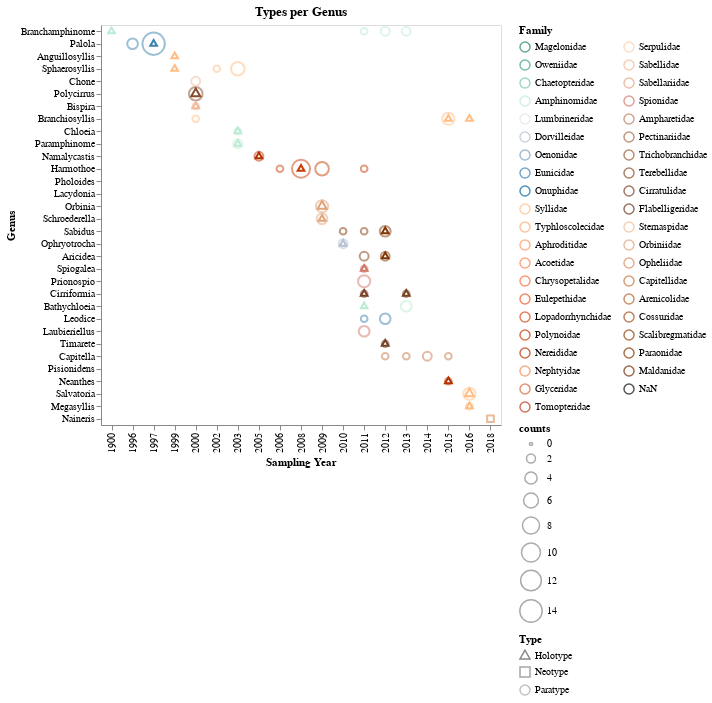

The notebook cell saved with this chart:
### Code cell
tipo = alt.Chart(temp, height=400, width= 400, title='Types per Genus').mark_point(filled=False).encode(
    x = alt.X('start_year:O', title='Sampling Year'),
    y = alt.Y('genus:N', title= 'Genus',
              sort=genus_order),
    color= alt.Color('family:N', title='Family',
                    scale= alt.Scale(domain=list(cores_familia.keys()), range=list(cores_familia.values())),
                    legend= alt.Legend(columns=2, symbolLimit=42)), 
    size= alt.Size('counts', scale=alt.Scale(range=[10,500])),
    order= alt.Order('counts', sort='descending'),  # smaller points in front
    shape= alt.Shape('type:N', title='Type', 
                    scale= alt.Scale(domain=['Holotype', 'Neotype','Paratype'],
                                     range=['triangle', 'square', 'circle'])),
    opacity= alt.Opacity('type:N', scale= alt.Scale(domain=['Holotype', 'Neotype','Paratype'],
                                                     range=[1, 0.5, 1])),
    tooltip= [alt.Tooltip('type', title='type'),
              alt.Tooltip('start_year', title='start year'),
              alt.Tooltip('counts', title='counts')]
)

# tipo.save('./graphs/tipo/tipos_por_genero-primeiro_ano.html')

tipo

### Figure 1 — Vega-Lite specification as saved in the notebook (floating-point values rounded to 4 significant figures)
{"config": {"view": {"continuousWidth": 400, "continuousHeight": 300}}, "data": {"name": "data-a469ee2deb81c530b99081ccd381f87a"}, "mark": {"type": "point", "filled": false}, "encoding": {"color": {"type": "nominal", "field": "family", "legend": {"columns": 2, "symbolLimit": 42}, "scale": {"domain": ["Magelonidae", "Oweniidae", "Chaetopteridae", "Amphinomidae", "Lumbrineridae", "Dorvilleidae", "Oenonidae", "Eunicidae", "Onuphidae", "Syllidae", "Typhloscolecidae", "Aphroditidae", "Acoetidae", "Chrysopetalidae", "Eulepethidae", "Lopadorrhynchidae", "Polynoidae", "Nereididae", "Nephtyidae", "Glyceridae", "Tomopteridae", "Serpulidae", "Sabellidae", "Sabellariidae", "Spionidae", "Ampharetidae", "Pectinariidae", "Trichobranchidae", "Terebellidae", "Cirratulidae", "Flabelligeridae", "Sternaspidae", "Orbiniidae", "Opheliidae", "Capitellidae", "Arenicolidae", "Cossuridae", "Scalibregmatidae", "Paraonidae", "Maldanidae", "NaN"], "range": ["#238762", "#3CA67F", "#77c8a5", "#bbebd3", "#e7e5df", "#b2c0d0", "#7A9FBF", "#3c81ae", "#00669a", "#ffbd84", "#ffaa74", "#ff9760", "#ff814b", "#fc6b36", "#eb5824", "#d94814", "#c83b03", "#b73000", "#f18e56", "#D96236", "#bf381b", "#fbd0ad", "#f2b999", "#e8a287", "#d27666", "#b48061", "#a66c4b", "#975b39", "#874c2c", "#774124", "#683720", "#eebd93", "#dfa47a", "#d28d60", "#c37746", "#b4622f", "#a3501d", "#92420e", "#823606", "#732c02", "#0D0D0D"]}, "title": "Family"}, "opacity": {"type": "nominal", "field": "type", "scale": {"domain": ["Holotype", "Neotype", "Paratype"], "range": [1, 0.5, 1]}}, "order": {"type": "quantitative", "field": "counts", "sort": "descending"}, "shape": {"type": "nominal", "field": "type", "scale": {"domain": ["Holotype", "Neotype", "Paratype"], "range": ["triangle", "square", "circle"]}, "title": "Type"}, "size": {"type": "quantitative", "field": "counts", "scale": {"range": [10, 500]}}, "tooltip": [{"type": "nominal", "field": "type", "title": "type"}, {"type": "quantitative", "field": "start_year", "title": "start year"}, {"type": "quantitative", "field": "counts", "title": "counts"}], "x": {"type": "ordinal", "field": "start_year", "title": "Sampling Year"}, "y": {"type": "nominal", "field": "genus", "sort": ["Branchamphinome", "Palola", "Anguillosyllis", "Sphaerosyllis", "Chone", "Polycirrus", "Bispira", "Branchiosyllis", "Chloeia", "Paramphinome", "Namalycastis", "Harmothoe", "Pholoides", "Lacydonia", "Orbinia", "Schroederella", "Sabidus", "Ophryotrocha", "Aricidea", "Spiogalea", "Prionospio", "Cirriformia", "Bathychloeia", "Leodice", "Laubieriellus", "Timarete", "Capitella", "Pisionidens", "Neanthes", "Salvatoria", "Megasyllis", "Naineris"], "title": "Genus"}}, "height": 400, "title": "Types per Genus", "width": 400, "$schema": "https://vega.github.io/schema/vega-lite/v4.8.1.json", "datasets": {"data-a469ee2deb81c530b99081ccd381f87a": [{"type": "Holotype", "start_year": 1900.0, "genus": "Branchamphinome", "family": "Amphinomidae", "counts": 1}, {"type": "Holotype", "start_year": 1997.0, "genus": "Palola", "family": "Eunicidae", "counts": 1}, {"type": "Holotype", "start_year": 1999.0, "genus": "Anguillosyllis", "family": "Syllidae", "counts": 1}, {"type": "Holotype", "start_year": 1999.0, "genus": "Sphaerosyllis", "family": "Syllidae", "counts": 1}, {"type": "Holotype", "start_year": 2000.0, "genus": "Bispira", "family": "Sabellidae", "counts": 1}, {"type": "Holotype", "start_year": 2000.0, "genus": "Polycirrus", "family": "Terebellidae", "counts": 2}, {"type": "Holotype", "start_year": 2003.0, "genus": "Chloeia", "family": "Amphinomidae", "counts": 1}, {"type": "Holotype", "start_year": 2003.0, "genus": "Paramphinome", "family": "Amphinomidae", "counts": 1}, {"type": "Holotype", "start_year": 2005.0, "genus": "Namalycastis", "family": "Nereididae", "counts": 1}, {"type": "Holotype", "start_year": 2008.0, "genus": "Harmothoe", "family": "Polynoidae", "counts": 1}, {"type": "Holotype", "start_year": 2008.0, "genus": "Lacydonia", "family": "Lacydoniidae", "counts": 1}, {"type": "Holotype", "start_year": 2009.0, "genus": "Lacydonia", "family": "Lacydoniidae", "counts": 2}, {"type": "Holotype", "start_year": 2009.0, "genus": "Orbinia", "family": "Orbiniidae", "counts": 2}, {"type": "Holotype", "start_year": 2009.0, "genus": "Schroederella", "family": "Orbiniidae", "counts": 1}, {"type": "Holotype", "start_year": 2010.0, "genus": "Ophryotrocha", "family": "Dorvilleidae", "counts": 1}, {"type": "Holotype", "start_year": 2011.0, "genus": "Bathychloeia", "family": "Amphinomidae", "counts": 1}, {"type": "Holotype", "start_year": 2011.0, "genus": "Cirriformia", "family": "Cirratulidae", "counts": 1}, {"type": "Holotype", "start_year": 2011.0, "genus": "Spiogalea", "family": "Spionidae", "counts": 1}, {"type": "Holotype", "start_year": 2012.0, "genus": "Aricidea", "family": "Paraonidae", "counts": 1}, {"type": "Holotype", "start_year": 2012.0, "genus": "Pholoides", "family": "Sigalionidae", "counts": 1}, {"type": "Holotype", "start_year": 2012.0, "genus": "Sabidus", "family": "Paraonidae", "counts": 1}, {"type": "Holotype", "start_year": 2012.0, "genus": "Timarete", "family": "Cirratulidae", "counts": 1}, {"type": "Holotype", "start_year": 2013.0, "genus": "Cirriformia", "family": "Cirratulidae", "counts": 1}, {"type": "Holotype", "start_year": 2014.0, "genus": "Pisionidens", "family": "Sigalionidae", "counts": 1}, {"type": "Holotype", "start_year": 2015.0, "genus": "Branchiosyllis", "family": "Syllidae", "counts": 1}, {"type": "Holotype", "start_year": 2015.0, "genus": "Neanthes", "family": "Nereididae", "counts": 1}, {"type": "Holotype", "start_year": 2016.0, "genus": "Branchiosyllis", "family": "Syllidae", "counts": 1}, {"type": "Holotype", "start_year": 2016.0, "genus": "Megasyllis", "family": "Syllidae", "counts": 1}, {"type": "Holotype", "start_year": 2016.0, "genus": "Salvatoria", "family": "Syllidae", "counts": 2}, {"type": "Neotype", "start_year": 2018.0, "genus": "Naineris", "family": "Orbiniidae", "counts": 1}, {"type": "Paratype", "start_year": 1996.0, "genus": "Palola", "family": "Eunicidae", "counts": 3}, {"type": "Paratype", "start_year": 1997.0, "genus": "Palola", "family": "Eunicidae", "counts": 14}, {"type": "Paratype", "start_year": 2000.0, "genus": "Bispira", "family": "Sabellidae", "counts": 1}, {"type": "Paratype", "start_year": 2000.0, "genus": "Branchiosyllis", "family": "Syllidae", "counts": 1}, {"type": "Paratype", "start_year": 2000.0, "genus": "Chone", "family": "Sabellidae", "counts": 2}, {"type": "Paratype", "start_year": 2000.0, "genus": "Polycirrus", "family": "Terebellidae", "counts": 5}, {"type": "Paratype", "start_year": 2002.0, "genus": "Sphaerosyllis", "family": "Syllidae", "counts": 1}, {"type": "Paratype", "start_year": 2003.0, "genus": "Chloeia", "family": "Amphinomidae", "counts": 1}, {"type": "Paratype", "start_year": 2003.0, "genus": "Paramphinome", "family": "Amphinomidae", "counts": 2}, {"type": "Paratype", "start_year": 2003.0, "genus": "Sphaerosyllis", "family": "Syllidae", "counts": 5}, {"type": "Paratype", "start_year": 2005.0, "genus": "Namalycastis", "family": "Nereididae", "counts": 2}, {"type": "Paratype", "start_year": 2006.0, "genus": "Harmothoe", "family": "Polynoidae", "counts": 1}, {"type": "Paratype", "start_year": 2008.0, "genus": "Harmothoe", "family": "Polynoidae", "counts": 9}, {"type": "Paratype", "start_year": 2008.0, "genus": "Pholoides", "family": "Sigalionidae", "counts": 1}, {"type": "Paratype", "start_year": 2009.0, "genus": "Harmothoe", "family": "Polynoidae", "counts": 5}, {"type": "Paratype", "start_year": 2009.0, "genus": "Orbinia", "family": "Orbiniidae", "counts": 4}, {"type": "Paratype", "start_year": 2009.0, "genus": "Schroederella", "family": "Orbiniidae", "counts": 3}, {"type": "Paratype", "start_year": 2010.0, "genus": "Ophryotrocha", "family": "Dorvilleidae", "counts": 2}, {"type": "Paratype", "start_year": 2010.0, "genus": "Sabidus", "family": "Paraonidae", "counts": 1}, {"type": "Paratype", "start_year": 2011.0, "genus": "Aricidea", "family": "Paraonidae", "counts": 2}, {"type": "Paratype", "start_year": 2011.0, "genus": "Branchamphinome", "family": "Amphinomidae", "counts": 1}, {"type": "Paratype", "start_year": 2011.0, "genus": "Cirriformia", "family": "Cirratulidae", "counts": 1}, {"type": "Paratype", "start_year": 2011.0, "genus": "Harmothoe", "family": "Polynoidae", "counts": 1}, {"type": "Paratype", "start_year": 2011.0, "genus": "Laubieriellus", "family": "Spionidae", "counts": 3}, {"type": "Paratype", "start_year": 2011.0, "genus": "Leodice", "family": "Eunicidae", "counts": 1}, {"type": "Paratype", "start_year": 2011.0, "genus": "Prionospio", "family": "Spionidae", "counts": 4}, {"type": "Paratype", "start_year": 2011.0, "genus": "Sabidus", "family": "Paraonidae", "counts": 1}, {"type": "Paratype", "start_year": 2011.0, "genus": "Spiogalea", "family": "Spionidae", "counts": 1}, {"type": "Paratype", "start_year": 2012.0, "genus": "Aricidea", "family": "Paraonidae", "counts": 2}, {"type": "Paratype", "start_year": 2012.0, "genus": "Branchamphinome", "family": "Amphinomidae", "counts": 2}, {"type": "Paratype", "start_year": 2012.0, "genus": "Capitella", "family": "Capitellidae", "counts": 1}, {"type": "Paratype", "start_year": 2012.0, "genus": "Leodice", "family": "Eunicidae", "counts": 3}, {"type": "Paratype", "start_year": 2012.0, "genus": "Sabidus", "family": "Paraonidae", "counts": 3}, {"type": "Paratype", "start_year": 2012.0, "genus": "Timarete", "family": "Cirratulidae", "counts": 1}, {"type": "Paratype", "start_year": 2013.0, "genus": "Bathychloeia", "family": "Amphinomidae", "counts": 3}, {"type": "Paratype", "start_year": 2013.0, "genus": "Branchamphinome", "family": "Amphinomidae", "counts": 2}, {"type": "Paratype", "start_year": 2013.0, "genus": "Capitella", "family": "Capitellidae", "counts": 1}, {"type": "Paratype", "start_year": 2013.0, "genus": "Cirriformia", "family": "Cirratulidae", "counts": 1}, {"type": "Paratype", "start_year": 2014.0, "genus": "Capitella", "family": "Capitellidae", "counts": 2}, {"type": "Paratype", "start_year": 2014.0, "genus": "Pisionidens", "family": "Sigalionidae", "counts": 1}, {"type": "Paratype", "start_year": 2015.0, "genus": "Branchiosyllis", "family": "Syllidae", "counts": 4}, {"type": "Paratype", "start_year": 2015.0, "genus": "Capitella", "family": "Capitellidae", "counts": 1}, {"type": "Paratype", "start_year": 2015.0, "genus": "Neanthes", "family": "Nereididae", "counts": 1}, {"type": "Paratype", "start_year": 2016.0, "genus": "Megasyllis", "family": "Syllidae", "counts": 1}, {"type": "Paratype", "start_year": 2016.0, "genus": "Salvatoria", "family": "Syllidae", "counts": 4}]}}
